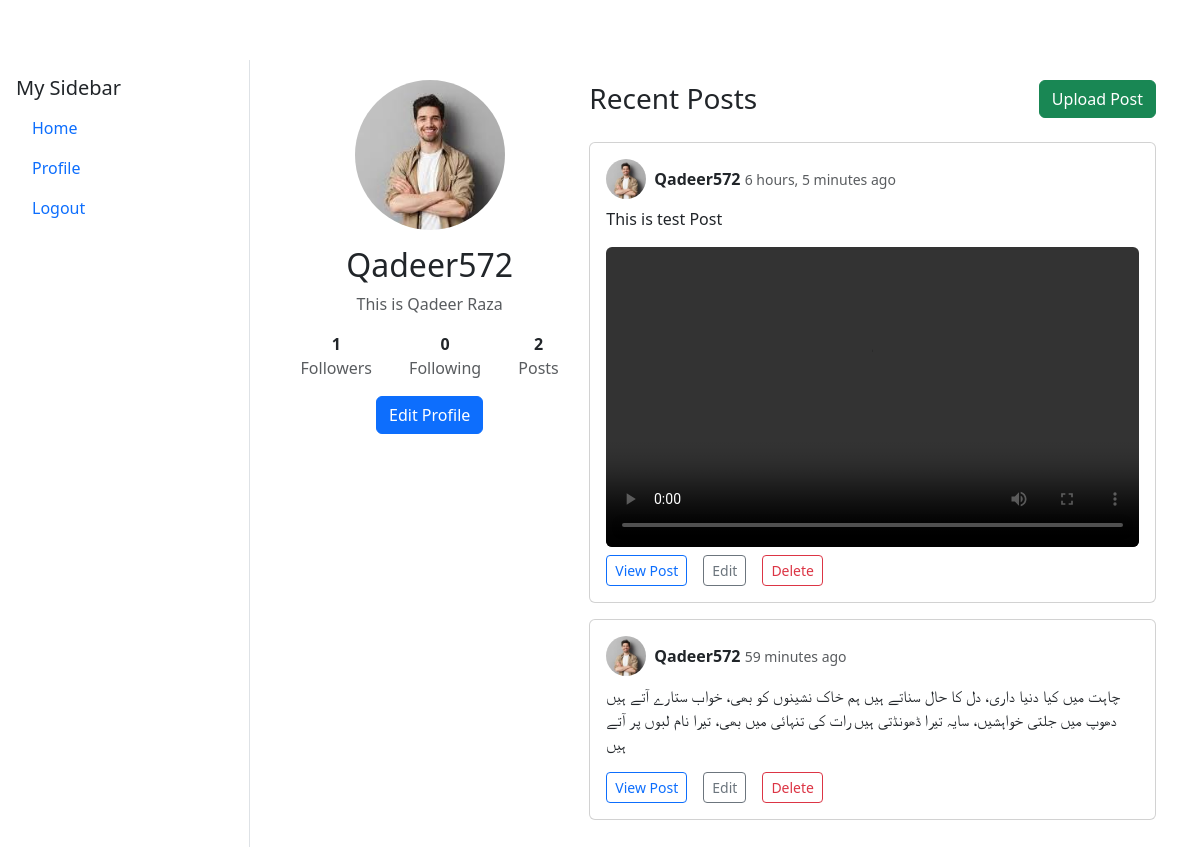
Screenshot of /profile/ (signed in) with the database file from the repository.
### Posts/models.py (models this page shows, shortened)
class profile(models.Model):
    user = models.OneToOneField(User, on_delete=models.CASCADE)
    bio = models.TextField(blank=True, null=True)
    profile_picture = models.ImageField(upload_to='profile_pictures/', blank=True, null=True)

class Post(models.Model):
    id= models.AutoField(primary_key=True)
    user = models.ForeignKey(User, on_delete=models.CASCADE)
    content = models.TextField()
    type=models.CharField(max_length=20, choices=[('text', 'Text'), ('image', 'image'),('video','video')], default='text')
    media = models.FileField(upload_to='post_media/', blank=True, null=True)
    likes = models.ManyToManyField(User, related_name='liked_posts', blank=True)
    created_at = models.DateTimeField(auto_now_add=True)
    updated_at = models.DateTimeField(auto_now=True)

### Posts/views.py (the view)
# urls.py: path('profile/', views.Myprofile, name='profile'),  # Home view
def Myprofile(request):
    profile_v= profile.objects.filter(user=request.user).first()
    posts = Post.objects.filter(user=request.user)
    followers = Followers.objects.filter(user=request.user)
    following = Followers.objects.filter(follower=request.user)
    No_Follower=followers.count()
    No_Following=following.count()
    if request.user.is_authenticated:
        return render(request, 'core/profile.html', {
            'profile': profile_v,
            'posts': posts,
            'followers': followers.count(),
            'following': following.count(),
        })
    else:
        return HttpResponse("You are not logged in. Please log in to access this page.")

### core/templates/core/profile.html (shortened to what this page needs)
{% extends 'core/base.html' %}
{% load static %}
{% block body %}
<div class="container my-5">
    <div class="row">
        <div class="col-md-4 text-center">
            <img src="{% if profile.profile_picture %}{{ profile.profile_picture.url }}{% else %}{% static 'logo.jpg' %}{% endif %}"
                    class="rounded-circle img-fluid mb-3"
                    alt="{{ user.username }}'s profile picture"
                    style="width: 150px; height: 150px; object-fit: cover;">
            <h2>{{ user.username }}</h2>
            <p class="text-muted">{{ profile.bio|default:"No bio yet" }}</p>
            <div class="d-flex justify-content-center gap-4 mb-3">
                <div>
                    <strong>{{ followers}}</strong>
                    <span class="text-muted">Followers</span>
                </div>
                <div>
                    <strong>{{ following }}</strong>
                    <span class="text-muted">Following</span>
                </div>
                <div>
                    <strong>{{ posts.count }}</strong>
                    <span class="text-muted">Posts</span>
                </div>
            </div>
            {% if user != request.user %}
                <form method="POST" action="{% url 'follow_toggle' user.username %}">
                    {% csrf_token %}
                    <button type="submit" class="btn btn-{% if request.user in user.profile.followers.all %}secondary{% else %}primary{% endif %} mb-3">
                        {% if request.user in profile.followers.all %}Unfollow{% else %}Follow{% endif %}
                    </button>
                </form>
            {% else %}
                <a href="/editProfile/" class="btn btn-primary mb-3">Edit Profile</a>
            {% endif %}
        </div>
        <div class="col-md-8">
            <div class="d-flex justify-content-between align-items-center mb-4">
                <h3 class="mb-0">Recent Posts</h3>
                {% if user == request.user %}
                    <a href="/uploadPost/" class="btn btn-success">Upload Post</a>
                {% endif %}
            </div>
            {% for post in posts.all|slice:":10" %}
                <div class="card mb-3">
                    <div class="card-body">
                        <div class="d-flex align-items-center mb-2">
                            <img src="{% if profile and profile.profile_picture %}{{ profile.profile_picture.url }}{% else %}{% static 'logo.jpg' %}{% endif %}"
                                class="rounded-circle me-2"
                                style="width: 40px; height: 40px; object-fit: cover;">
                            <div>
                                <strong>{{ user.username }}</strong>
                                <small class="text-muted">{{ post.created_at|timesince }} ago</small>
                            </div>
                        </div>
                        <p class="card-text">{{ post.content|truncatewords:50 }}</p>
                        {% if post.type == 'video' and post.media %}
                            <div class="ratio ratio-16x9 mb-2 rounded overflow-hidden">
                                <video controls style="width: 100%; height: 100%; object-fit: cover;">
                                    <source src="{{ post.media.url }}" type="video/mp4">
                                </video>
                            </div>
                        {% endif %}
                        <div class="d-flex gap-3">
                            <a href="#" class="btn btn-sm btn-outline-primary">View Post</a>
                            {% if user == request.user %}
                                <a href="#" class="btn btn-sm btn-outline-secondary">Edit</a>
                                <form method="POST" action="#" style="display: inline;">
                                    <button type="submit" id="{{post.id}}" class="btn btn-sm btn-outline-danger">Delete</button>
                                </form>
                            {% endif %}
                        </div>
                    </div>
                </div>
            {% empty %}
                <p>No posts yet.</p>
            {% endfor %}
        </div>
    </div>
</div>
{% endblock body %}

### core/templates/core/base.html (style rules this page uses)
body { min-height: 100vh; display: flex; }

### rows the page displays
profile: profile_picture (picture), bio "This is Qadeer Raza"
Post: profile_picture (picture), created_at "6 hours, 5 minutes", content "This is test Post"
Post: profile_picture (picture), created_at "59 minutes", content "چاہت میں کیا دنیا داری، دل کا حال سناتے ہیں ہم خاک نشینوں کو بھی، خواب ستارے آتے ہیں دھوپ میں جلتی خواہشیں، سایہ تیرا ڈھونڈتی ہیں رات کی تنہائی میں بھی، تیرا نام لبوں پر آتے ہیں"

### other values shown
{{ user.username }} "Qadeer572"
{{ followers }} "1"
{{ following }} "0"
{{ posts.count }} "2"
